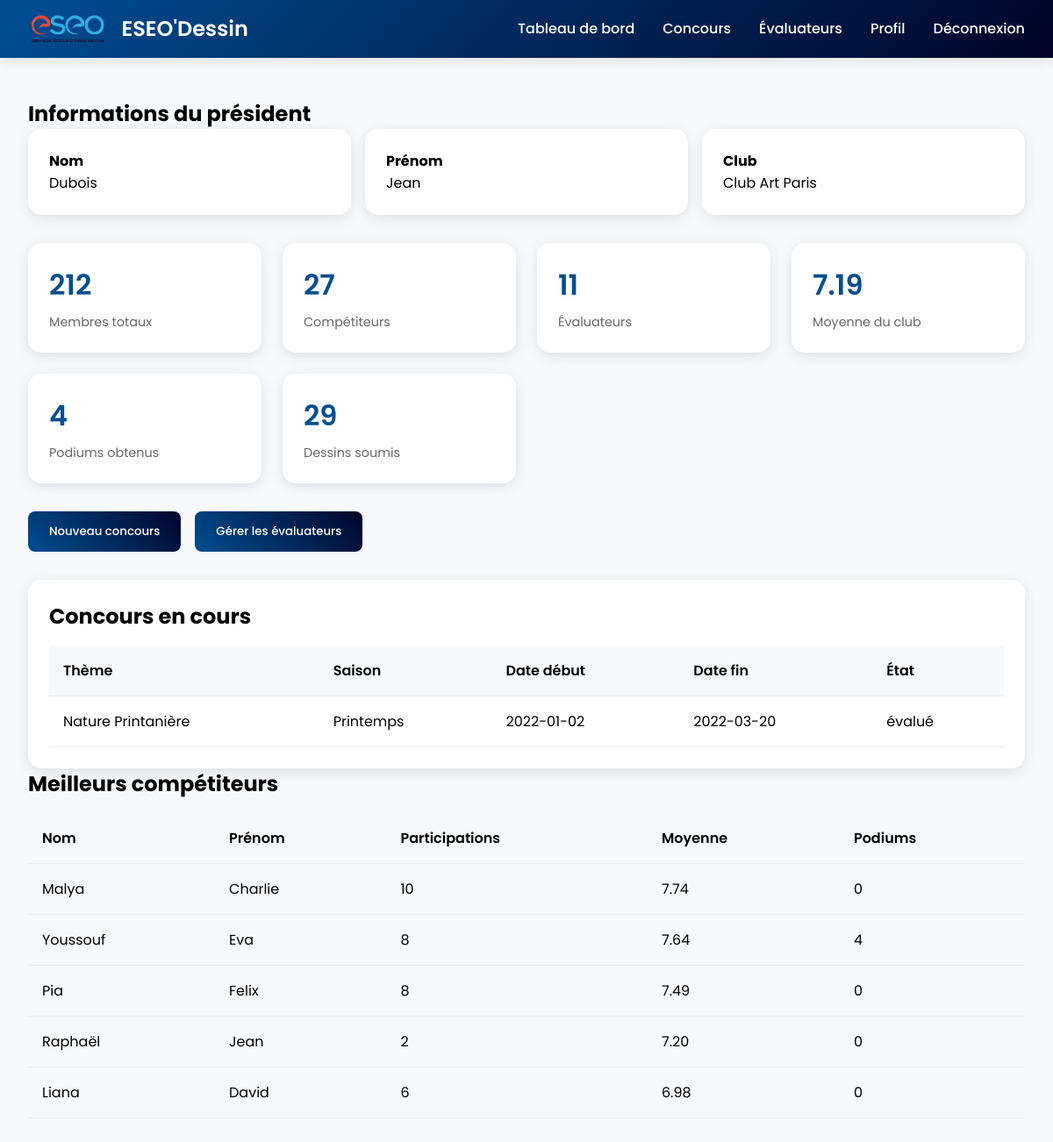
The app's page /president/dashboard.php (signed in) with its own data.
### tables this page shows
CREATE TABLE Utilisateur (
    numUtilisateur INT PRIMARY KEY,
    numClub INT,
    nom VARCHAR(100) NOT NULL,
    prenom VARCHAR(100) NOT NULL,
    adresse VARCHAR(200),
    login VARCHAR(50) UNIQUE NOT NULL,
    motDePasse VARCHAR(100) NOT NULL,
    age INT,
    FOREIGN KEY (numClub) REFERENCES Club(numClub)
);

CREATE TABLE Club (
    numClub INT PRIMARY KEY,
    nomClub VARCHAR(100) NOT NULL,
    adresse VARCHAR(200),
    numTelephone VARCHAR(15),
    nombreAdherents INT,
    ville VARCHAR(100),
    departement VARCHAR(100),
    region VARCHAR(100)
);

CREATE TABLE Concours (
    numConcours INT PRIMARY KEY,
    numPresident INT,
    theme VARCHAR(200),
    saison VARCHAR(50),
    dateDebut DATE,
    dateFin DATE,
    etat ENUM('pas commencé', 'en cours', 'attente', 'résultat', 'évalué'),
    FOREIGN KEY (numPresident) REFERENCES Utilisateur(numUtilisateur)
);

### president/dashboard.php (the view, shortened to what this page needs)
<?php
require_once('../includes/config.php');
$stmt = $db->prepare("
    SELECT u.*, c.*, p.prime
    FROM Utilisateur u
    JOIN President p ON u.numUtilisateur = p.numPresident
    JOIN Club c ON u.numClub = c.numClub
    WHERE u.numUtilisateur = ?
");
$stmt->execute([$_SESSION['user_id']]);
$presidentInfo = $stmt->fetch(PDO::FETCH_ASSOC);
$stmt = $db->prepare("
    SELECT
        c.*,
        COUNT(DISTINCT pc.numClub) as nb_clubs_participants,
        COUNT(DISTINCT pcomp.numCompetiteur) as nb_participants,
        COUNT(DISTINCT d.numDessin) as nb_dessins,
        COUNT(DISTINCT e.numEvaluateur) as nb_evaluateurs,
        AVG(ev.note) as moyenne_notes
    FROM Concours c
    LEFT JOIN ParticipeClub pc ON c.numConcours = pc.numConcours
    LEFT JOIN ParticipeCompetiteur pcomp ON c.numConcours = pcomp.numConcours
    LEFT JOIN Dessin d ON c.numConcours = d.numConcours
    LEFT JOIN Jury j ON c.numConcours = j.numConcours
    LEFT JOIN Evaluateur e ON j.numEvaluateur = e.numEvaluateur
    LEFT JOIN Evaluation ev ON d.numDessin = ev.numDessin
    WHERE c.numPresident = ?
    GROUP BY c.numConcours
    ORDER BY c.dateDebut DESC
");
$stmt->execute([$_SESSION['user_id']]);
$concours = $stmt->fetchAll(PDO::FETCH_ASSOC);
$stmt = $db->prepare("
    SELECT
        COUNT(DISTINCT comp.numCompetiteur) as total_competiteurs,
        COUNT(DISTINCT e.numEvaluateur) as total_evaluateurs,
        COUNT(DISTINCT d.numDessin) as total_dessins,
        (SELECT COUNT(*)
         FROM Dessin d2
         JOIN Competiteur comp2 ON d2.numCompetiteur = comp2.numCompetiteur
         JOIN Utilisateur u2 ON comp2.numCompetiteur = u2.numUtilisateur
         WHERE u2.numClub = c.numClub AND d2.classement <= 3) as nb_podiums,
        (SELECT AVG(note)
         FROM Evaluation ev
         JOIN Dessin d3 ON ev.numDessin = d3.numDessin
         JOIN Competiteur comp3 ON d3.numCompetiteur = comp3.numCompetiteur
         JOIN Utilisateur u3 ON comp3.numCompetiteur = u3.numUtilisateur
         WHERE u3.numClub = c.numClub) as moyenne_club
    FROM Club c
    LEFT JOIN Utilisateur u ON c.numClub = u.numClub
    LEFT JOIN Competiteur comp ON u.numUtilisateur = comp.numCompetiteur
    LEFT JOIN Evaluateur e ON u.numUtilisateur = e.numEvaluateur
    LEFT JOIN Dessin d ON comp.numCompetiteur = d.numCompetiteur
    WHERE c.numClub = ?
    GROUP BY c.numClub
");
$stmt->execute([$presidentInfo['numClub']]);
$stats = $stmt->fetch(PDO::FETCH_ASSOC);
$stmt = $db->prepare("
    SELECT
        u.nom,
        u.prenom,
        COUNT(d.numDessin) as nb_participations,
        AVG(ev.note) as moyenne_notes,
        COUNT(CASE WHEN d.classement <= 3 THEN 1 END) as nb_podiums
    FROM Utilisateur u
    JOIN Competiteur comp ON u.numUtilisateur = comp.numCompetiteur
    LEFT JOIN Dessin d ON comp.numCompetiteur = d.numCompetiteur
    LEFT JOIN Evaluation ev ON d.numDessin = ev.numDessin
    WHERE u.numClub = ?
    GROUP BY u.numUtilisateur
    ORDER BY moyenne_notes DESC
    LIMIT 5
");
$stmt->execute([$presidentInfo['numClub']]);
$topCompetiteurs = $stmt->fetchAll(PDO::FETCH_ASSOC);
?>
<!DOCTYPE html>
<html lang="fr">
<head>
</head>
<body>
    <nav class="navbar">
        <div class="logo-container">
            <img src="../images/eseo_logo.png" alt="ESEO Logo" class="logo-img">
            <div class="logo">ESEO'Dessin</div>
        </div>
        <div class="nav-links">
            <a href="#dashboard">Tableau de bord</a>
            <a href="#concours">Concours</a>
            <a href="#evaluateurs">Évaluateurs</a>
            <a href="#profil">Profil</a>
            <a href="../logout.php">Déconnexion</a>
        </div>
    </nav>
    <main class="main-content">
        <div class="content-wrapper">
            <div class="president-info">
                <h2>Informations du président</h2>
                <div class="info-grid">
                    <div class="stat-card">
                        <h4>Nom</h4>
                        <p><?= htmlspecialchars($presidentInfo['nom']) ?></p>
                    </div>
                    <div class="stat-card">
                        <h4>Prénom</h4>
                        <p><?= htmlspecialchars($presidentInfo['prenom']) ?></p>
                    </div>
                    <div class="stat-card">
                        <h4>Club</h4>
                        <p><?= htmlspecialchars($presidentInfo['nomClub']) ?></p>
                    </div>
                </div>
            </div>
            <div class="stats-container">
                <div class="stat-card">
                    <div class="stat-value"><?= $presidentInfo['nombreAdherents'] ?></div>
                    <div class="stat-label">Membres totaux</div>
                </div>
                <div class="stat-card">
                    <div class="stat-value"><?= $stats['total_competiteurs'] ?></div>
                    <div class="stat-label">Compétiteurs</div>
                </div>
                <div class="stat-card">
                    <div class="stat-value"><?= $stats['total_evaluateurs'] ?></div>
                    <div class="stat-label">Évaluateurs</div>
                </div>
                <div class="stat-card">
                    <div class="stat-value"><?= number_format($stats['moyenne_club'], 2) ?></div>
                    <div class="stat-label">Moyenne du club</div>
                </div>
                <div class="stat-card">
                    <div class="stat-value"><?= $stats['nb_podiums'] ?></div>
                    <div class="stat-label">Podiums obtenus</div>
                </div>
                <div class="stat-card">
                    <div class="stat-value"><?= $stats['total_dessins'] ?></div>
                    <div class="stat-label">Dessins soumis</div>
                </div>
            </div>
            <div class="action-buttons">
                <button class="btn btn-primary">Nouveau concours</button>
                <button class="btn btn-primary">Gérer les évaluateurs</button>
            </div>
            <div class="concours-list">
                <h2>Concours en cours</h2>
                <table>
                    <thead>
                        <tr>
                            <th>Thème</th>
                            <th>Saison</th>
                            <th>Date début</th>
                            <th>Date fin</th>
                            <th>État</th>
                        </tr>
                    </thead>
                    <tbody>
                        <?php foreach ($concours as $c): ?>
                            <tr>
                                <td><?php echo htmlspecialchars($c['theme']); ?></td>
                                <td><?php echo htmlspecialchars($c['saison']); ?></td>
                                <td><?php echo $c['dateDebut']; ?></td>
                                <td><?php echo $c['dateFin']; ?></td>
                                <td><?php echo htmlspecialchars($c['etat']); ?></td>
                            </tr>
                        <?php endforeach; ?>
                    </tbody>
                </table>
            </div>
            <div class="top-competiteurs">
                <h2>Meilleurs compétiteurs</h2>
                <table>
                    <thead>
                        <tr>
                            <th>Nom</th>
                            <th>Prénom</th>
                            <th>Participations</th>
                            <th>Moyenne</th>
                            <th>Podiums</th>
                        </tr>
                    </thead>
                    <tbody>
                        <?php foreach ($topCompetiteurs as $comp): ?>
                            <tr>
                                <td><?= htmlspecialchars($comp['nom']) ?></td>
                                <td><?= htmlspecialchars($comp['prenom']) ?></td>
                                <td><?= $comp['nb_participations'] ?></td>
                                <td><?= number_format($comp['moyenne_notes'], 2) ?></td>
                                <td><?= $comp['nb_podiums'] ?></td>
                            </tr>
                        <?php endforeach; ?>
                    </tbody>
                </table>
            </div>
        </div>
    </main>
</body>
</html>

### president/dashboard.php (style rules this page uses)
* { margin: 0; padding: 0; box-sizing: border-box; font-family: 'Poppins', sans-serif; }
body { background: #f8f9fa; min-height: 100vh; }
.main-content { margin-top: 80px; padding: 2rem; }
.stat-card { background: white; padding: 1.5rem; border-radius: 15px; box-shadow: 0 4px 15px rgba(0, 0, 0, 0.1); }
.concours-list { background: white; border-radius: 15px; padding: 1.5rem; box-shadow: 0 4px 15px rgba(0, 0, 0, 0.1); }
.action-buttons { display: flex; gap: 1rem; margin-bottom: 2rem; }
.btn { padding: 0.8rem 1.5rem; border: none; border-radius: 8px; cursor: pointer; font-weight: 500; transition: all 0.3s ease; }
.btn-primary { background: linear-gradient(45deg, #004e92, #000428); color: white; }
.navbar { position: fixed; top: 0; left: 0; right: 0; padding: 0.8rem 2rem; background: linear-gradient(135deg, #004e92, #000428); color: white; z-index: 1000; display: flex; justify-content: space-between; align-items: center; box-shadow: 0 4px 15px rgba(0, 0, 0, 0.1); }
.logo-container { display: flex; align-items: center; gap: 1rem; }
.logo-img { height: 40px; width: auto; }
.logo { font-size: 1.5rem; font-weight: 600; color: white; }
.nav-links { display: flex; gap: 2rem; align-items: center; }
.nav-links a { color: white; text-decoration: none; font-weight: 500; transition: all 0.3s ease; }
.content-wrapper { max-width: 1200px; margin: 0 auto; }
.info-grid { display: grid; grid-template-columns: repeat(auto-fit, minmax(200px, 1fr)); gap: 1rem; margin-bottom: 2rem; }
.stats-container { display: grid; grid-template-columns: repeat(auto-fit, minmax(250px, 1fr)); gap: 1.5rem; margin-bottom: 2rem; }
table { width: 100%; border-collapse: collapse; margin-top: 1rem; }
th, td { padding: 1rem; text-align: left; border-bottom: 1px solid #eee; }
th { background-color: #f8f9fa; font-weight: 600; }
.stat-value { font-size: 2rem; font-weight: 600; color: #004e92; margin-bottom: 0.5rem; }
.stat-label { color: #666; font-size: 0.9rem; }

### records on screen
utilisateur: nom "Dubois", prenom "Jean", numClub.nomClub "Club Art Paris", numClub.nombreAdherents "212"
concours: theme "Nature Printanière", saison "Printemps", dateDebut "2022-01-02", dateFin "2022-03-20", etat "évalué"

### other values on screen
$stats['total_competiteurs'] "27"
$stats['total_evaluateurs'] "11"
$stats['moyenne_club'] "7.19"
$stats['nb_podiums'] "4"
$stats['total_dessins'] "29"
$comp['nom'] "Malya"
$comp['prenom'] "Charlie"
$comp['nb_participations'] "10"
$comp['moyenne_notes'] "7.74"
$comp['nb_podiums'] "0"
$comp['nom'] "Youssouf"
$comp['prenom'] "Eva"
$comp['nb_participations'] "8"
$comp['moyenne_notes'] "7.64"
$comp['nb_podiums'] "4"
